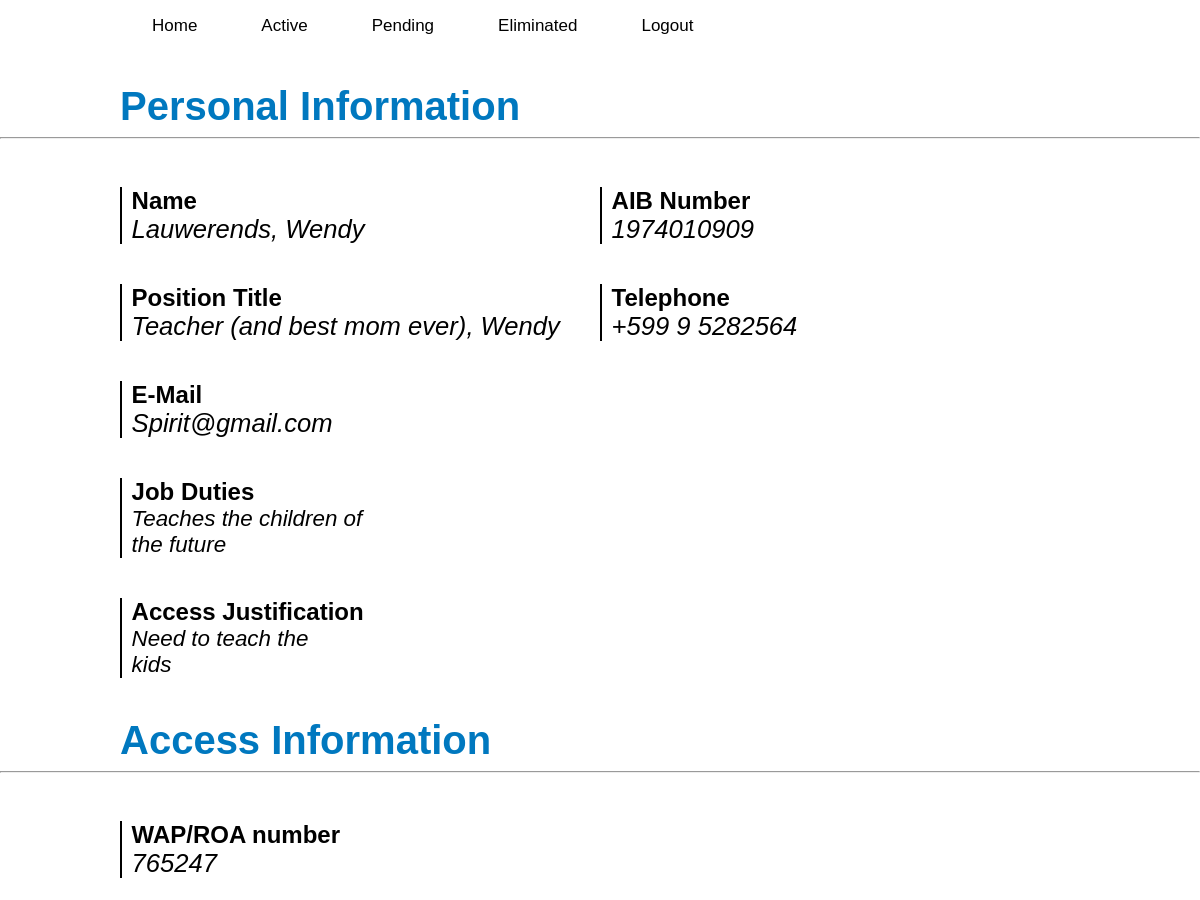
The app's page /2 (signed in, upper part), older data.
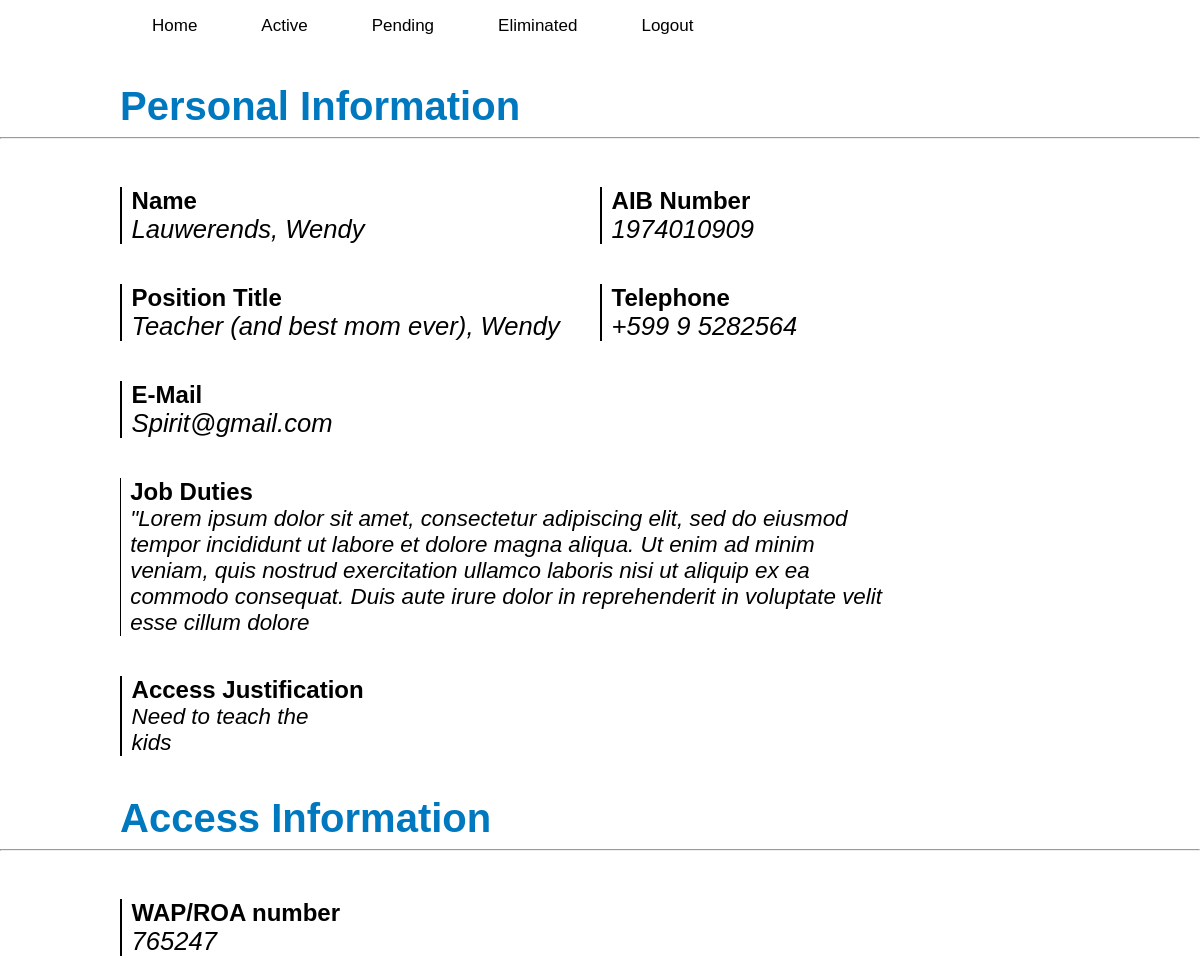
The same page, newer data.
### FormPage/models.py (models this page shows, shortened)
class Form(models.Model):
    company_name = models.CharField(max_length=200, null=False, blank=False)
    first_name = models.CharField(max_length=100)
    last_name = models.CharField(max_length=100)
    AIB_number = models.CharField(max_length=100)
    position_title = models.CharField(max_length=200)
    telephone = models.CharField(max_length=20)
    email = models.EmailField()
    job_duties = models.TextField()
    access_justification = models.TextField()
    wap_roa = models.CharField(max_length=255)
    required_access = models.CharField(choices=RequestAccessChoices, max_length=200)
    start_time = models.DateField(blank=True, null=True)
    end_time = models.DateField(blank=True, null=True)
    main_communications_room = models.ManyToManyField(MainCommunicationRoom, blank=True)
    new_terminal_building = models.ManyToManyField(NewTerminalBuilding, blank=True)
    old_terminal_building = models.ManyToManyField(OldTerminalBuilding, blank=True)
    building = models.ManyToManyField(OtherBuilding, blank=True)
    other_locations = models.TextField(blank=True )
    specify_system_list = models.TextField(blank=True)
    specify_equipment_list = models.TextField(blank=True)
    specify_server_list = models.TextField(blank=True)
    Specify_cables = models.TextField(blank=True)
    agreed_to_terms = models.BooleanField(default=False)
    submitted_date_time = models.DateTimeField(default=timezone.now)
    approved_or_not = models.CharField(choices=ApprovedOrNot, max_length=200, blank=True, null=True)

### FormPage/views.py (the view)
# urls.py: path('<int:form_id>',ViewUser, name='user' )
@login_required
def ViewUser(request, form_id):
    user_detail = get_object_or_404(Forms, pk=form_id)
    files = FormFiles.objects.filter(form_fk_id = form_id)
    dic = {
        'user_detail':user_detail,
        'user_files':files,
    }
    return render(request, 'admin/admin-view-user-detail.html', {'dic': dic})

### FormPage/models.py (called while the page is built)
    def __str__(self):
        return self.room_name

### FormPage/templates/admin/admin-view-user-detail.html (shortened to what this page needs)
{% extends 'base.html' %}
{% load static %}
{% block content %}
    <div class="wrapper">
        <h1 class="user-h1">Personal Information</h1>
    </div>
    <hr>
    <div class="wrapper">
        <div class="margin-container">
            <div class="information-container">
                <div class="text-box">
                    <div class="text-box-line"></div>
                    <div class="text-box-text">
                        <p class="text-box-title">Name</p>
                        <p class="text-box-information">{{dic.user_detail.last_name}}, {{dic.user_detail.first_name}}</p>
                    </div>
                </div>
                <div class="text-box">
                    <div class="text-box-line"></div>
                    <div class="text-box-text">
                        <p class="text-box-title">AIB Number</p>
                        <p class="text-box-information">{{dic.user_detail.AIB_number}}</p>
                    </div>
                </div>
            </div>
            <div class="information-container">
                <div class="text-box">
                    <div class="text-box-line"></div>
                    <div class="text-box-text">
                        <p class="text-box-title">Position Title</p>
                        <p class="text-box-information">{{dic.user_detail.position_title}}, {{dic.user_detail.first_name}}</p>
                    </div>
                </div>
                <div class="text-box">
                    <div class="text-box-line"></div>
                    <div class="text-box-text">
                        <p class="text-box-title">Telephone</p>
                        <p class="text-box-information">+599 9 {{dic.user_detail.telephone}}</p>
                    </div>
                </div>
            </div>
            <div class="information-container">
                <div class="text-box">
                    <div class="text-box-line"></div>
                    <div class="text-box-text">
                        <p class="text-box-title">E-Mail</p>
                        <p class="text-box-information">{{dic.user_detail.email}}</p>
                    </div>
                </div>
            </div>
            <div class="information-container">
                <div class="text-box">
                    <div class="text-box-line"></div>
                    <div class="text-box-text">
                        <p class="text-box-title">Job Duties</p>
                        <p class="text-box-information-1">{{dic.user_detail.job_duties}}</p>
                    </div>
                </div>
            </div>
            <div class="information-container">
                <div class="text-box">
                    <div class="text-box-line"></div>
                    <div class="text-box-text">
                        <p class="text-box-title">Access Justification</p>
                        <p class="text-box-information-1">{{dic.user_detail.access_justification}}</p>
                    </div>
                </div>
            </div>
        </div>
    </div>
    <div class="wrapper">
        <h1 class="user-h1">Access Information</h1>
    </div>
    <hr>
    <div class="wrapper">
        <div class="margin-container">
            <div class="information-container">
                <div class="text-box">
                    <div class="text-box-line"></div>
                    <div class="text-box-text">
                        <p class="text-box-title">WAP/ROA number</p>
                        <p class="text-box-information">{{dic.user_detail.wap_roa}}</p>
                    </div>
                </div>
            </div>
        </div>
    </div>
{% endblock %}

Row changes from the older to the newer data that the page shows:
changed Form "Lauwerends": user_detail.job_duties "Teaches the children of the future" → "\"Lorem ipsum dolor sit amet, consectetur adipiscing elit, sed do eiusmod tempor incididunt ut labore et dolore magna aliqua. Ut enim ad minim veniam, quis nostrud exercitation ullamco laboris nisi ut aliquip ex ea commodo consequat. Duis aute irure dolor in reprehenderit in voluptate velit esse cillum dolore"
